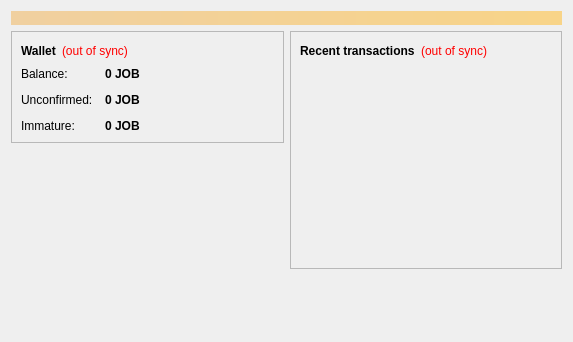
<?xml version="1.0" encoding="UTF-8"?>
<ui version="4.0">
 <class>OverviewPage</class>
 <widget class="QWidget" name="OverviewPage">
  <property name="geometry">
   <rect>
    <x>0</x>
    <y>0</y>
    <width>573</width>
    <height>342</height>
   </rect>
  </property>
  <property name="windowTitle">
   <string>Form</string>
  </property>
  <layout class="QVBoxLayout" name="topLayout">
   <item>
    <widget class="QLabel" name="labelAlerts">
     <property name="visible">
      <bool>false</bool>
     </property>
     <property name="styleSheet">
      <string notr="true">background-color: qlineargradient(x1: 0, y1: 0, x2: 1, y2: 0, stop:0 #F0D0A0, stop:1 #F8D488); color:#000000;</string>
     </property>
     <property name="wordWrap">
      <bool>true</bool>
     </property>
     <property name="margin">
      <number>3</number>
     </property>
    </widget>
   </item>
   <item>
    <layout class="QHBoxLayout" name="horizontalLayout" stretch="1,1">
     <item>
      <layout class="QVBoxLayout" name="verticalLayout_2">
       <item>
        <widget class="QFrame" name="frame">
         <property name="frameShape">
          <enum>QFrame::StyledPanel</enum>
         </property>
         <property name="frameShadow">
          <enum>QFrame::Raised</enum>
         </property>
         <layout class="QVBoxLayout" name="verticalLayout_4">
          <item>
           <layout class="QHBoxLayout" name="horizontalLayout_4">
            <item>
             <widget class="QLabel" name="label_5">
              <property name="font">
               <font>
                <weight>75</weight>
                <bold>true</bold>
               </font>
              </property>
              <property name="text">
               <string>Wallet</string>
              </property>
             </widget>
            </item>
            <item>
             <widget class="QLabel" name="labelWalletStatus">
              <property name="toolTip">
               <string>The displayed information may be out of date. Your wallet automatically synchronizes with the Joblocks network after a connection is established, but this process has not completed yet.</string>
              </property>
              <property name="styleSheet">
               <string notr="true">QLabel { color: red; }</string>
              </property>
              <property name="text">
               <string notr="true">(out of sync)</string>
              </property>
              <property name="alignment">
               <set>Qt::AlignLeading|Qt::AlignLeft|Qt::AlignVCenter</set>
              </property>
             </widget>
            </item>
            <item>
             <spacer name="horizontalSpacer_2">
              <property name="orientation">
               <enum>Qt::Horizontal</enum>
              </property>
              <property name="sizeHint" stdset="0">
               <size>
                <width>40</width>
                <height>20</height>
               </size>
              </property>
             </spacer>
            </item>
           </layout>
          </item>
          <item>
           <layout class="QFormLayout" name="formLayout_2">
            <property name="fieldGrowthPolicy">
             <enum>QFormLayout::AllNonFixedFieldsGrow</enum>
            </property>
            <property name="horizontalSpacing">
             <number>12</number>
            </property>
            <property name="verticalSpacing">
             <number>12</number>
            </property>
            <item row="0" column="0">
             <widget class="QLabel" name="label">
              <property name="text">
               <string>Balance:</string>
              </property>
             </widget>
            </item>
            <item row="0" column="1">
             <widget class="QLabel" name="labelBalance">
              <property name="font">
               <font>
                <weight>75</weight>
                <bold>true</bold>
               </font>
              </property>
              <property name="cursor">
               <cursorShape>IBeamCursor</cursorShape>
              </property>
              <property name="toolTip">
               <string>Your current balance</string>
              </property>
              <property name="text">
               <string notr="true">0 JOB</string>
              </property>
              <property name="textInteractionFlags">
               <set>Qt::LinksAccessibleByMouse|Qt::TextSelectableByKeyboard|Qt::TextSelectableByMouse</set>
              </property>
             </widget>
            </item>
            <item row="1" column="0">
             <widget class="QLabel" name="label_3">
              <property name="text">
               <string>Unconfirmed:</string>
              </property>
             </widget>
            </item>
            <item row="1" column="1">
             <widget class="QLabel" name="labelUnconfirmed">
              <property name="font">
               <font>
                <weight>75</weight>
                <bold>true</bold>
               </font>
              </property>
              <property name="cursor">
               <cursorShape>IBeamCursor</cursorShape>
              </property>
              <property name="toolTip">
               <string>Total of transactions that have yet to be confirmed, and do not yet count toward the current balance</string>
              </property>
              <property name="text">
               <string notr="true">0 JOB</string>
              </property>
              <property name="textInteractionFlags">
               <set>Qt::LinksAccessibleByMouse|Qt::TextSelectableByKeyboard|Qt::TextSelectableByMouse</set>
              </property>
             </widget>
            </item>
            <item row="2" column="0">
             <widget class="QLabel" name="labelImmatureText">
              <property name="text">
               <string>Immature:</string>
              </property>
             </widget>
            </item>
            <item row="2" column="1">
             <widget class="QLabel" name="labelImmature">
              <property name="font">
               <font>
                <weight>75</weight>
                <bold>true</bold>
               </font>
              </property>
              <property name="toolTip">
               <string>Mined balance that has not yet matured</string>
              </property>
              <property name="text">
               <string notr="true">0 JOB</string>
              </property>
              <property name="textInteractionFlags">
               <set>Qt::LinksAccessibleByMouse|Qt::TextSelectableByKeyboard|Qt::TextSelectableByMouse</set>
              </property>
             </widget>
            </item>
			
           </layout>
          </item>
         </layout>
        </widget>
       </item>
       <item>
        <spacer name="verticalSpacer">
         <property name="orientation">
          <enum>Qt::Vertical</enum>
         </property>
         <property name="sizeHint" stdset="0">
          <size>
           <width>20</width>
           <height>40</height>
          </size>
         </property>
        </spacer>
       </item>
		<item>
         <widget class="QLabel" name="label_wallet_bgcoin">
          <property name="text">
           <string/>
          </property>
          <property name="pixmap">
           <pixmap resource="../bitcoin.qrc">:/images/wallet_bgcoin</pixmap>
          </property>
          <property name="scaledContents">
           <bool>false</bool>
          </property>
          <property name="alignment">
           <set>Qt::AlignLeft</set>
          </property>
          <property name="margin">
           <number>-2</number>
          </property>
         </widget>
        </item>
	   </layout>
     </item>
     <item>
      <layout class="QVBoxLayout" name="verticalLayout_3">
       <item>
        <widget class="QFrame" name="frame_2">
         <property name="frameShape">
          <enum>QFrame::StyledPanel</enum>
         </property>
         <property name="frameShadow">
          <enum>QFrame::Raised</enum>
         </property>
         <layout class="QVBoxLayout" name="verticalLayout">
          <item>
           <layout class="QHBoxLayout" name="horizontalLayout_2">
            <item>
             <widget class="QLabel" name="label_4">
              <property name="text">
               <string>&lt;b&gt;Recent transactions&lt;/b&gt;</string>
              </property>
             </widget>
            </item>
            <item>
             <widget class="QLabel" name="labelTransactionsStatus">
              <property name="toolTip">
               <string>The displayed information may be out of date. Your wallet automatically synchronizes with the Joblocks network after a connection is established, but this process has not completed yet.</string>
              </property>
              <property name="styleSheet">
               <string notr="true">QLabel { color: red; }</string>
              </property>
              <property name="text">
               <string notr="true">(out of sync)</string>
              </property>
              <property name="alignment">
               <set>Qt::AlignRight|Qt::AlignTrailing|Qt::AlignVCenter</set>
              </property>
             </widget>
            </item>
            <item>
             <spacer name="horizontalSpacer">
              <property name="orientation">
               <enum>Qt::Horizontal</enum>
              </property>
              <property name="sizeHint" stdset="0">
               <size>
                <width>40</width>
                <height>20</height>
               </size>
              </property>
             </spacer>
            </item>
           </layout>
          </item>
          <item>
           <widget class="QListView" name="listTransactions">
            <property name="styleSheet">
             <string notr="true">QListView { background: transparent; }</string>
            </property>
            <property name="frameShape">
             <enum>QFrame::NoFrame</enum>
            </property>
            <property name="verticalScrollBarPolicy">
             <enum>Qt::ScrollBarAlwaysOff</enum>
            </property>
            <property name="horizontalScrollBarPolicy">
             <enum>Qt::ScrollBarAlwaysOff</enum>
            </property>
            <property name="selectionMode">
             <enum>QAbstractItemView::NoSelection</enum>
            </property>
           </widget>
          </item>
         </layout>
        </widget>
       </item>
       <item>
        <spacer name="verticalSpacer_2">
         <property name="orientation">
          <enum>Qt::Vertical</enum>
         </property>
         <property name="sizeHint" stdset="0">
          <size>
           <width>20</width>
           <height>40</height>
          </size>
         </property>
        </spacer>
       </item>
      </layout>
     </item>
    </layout>
   </item>
  </layout>
 </widget>
 <resources/>
 <connections/>
</ui>
